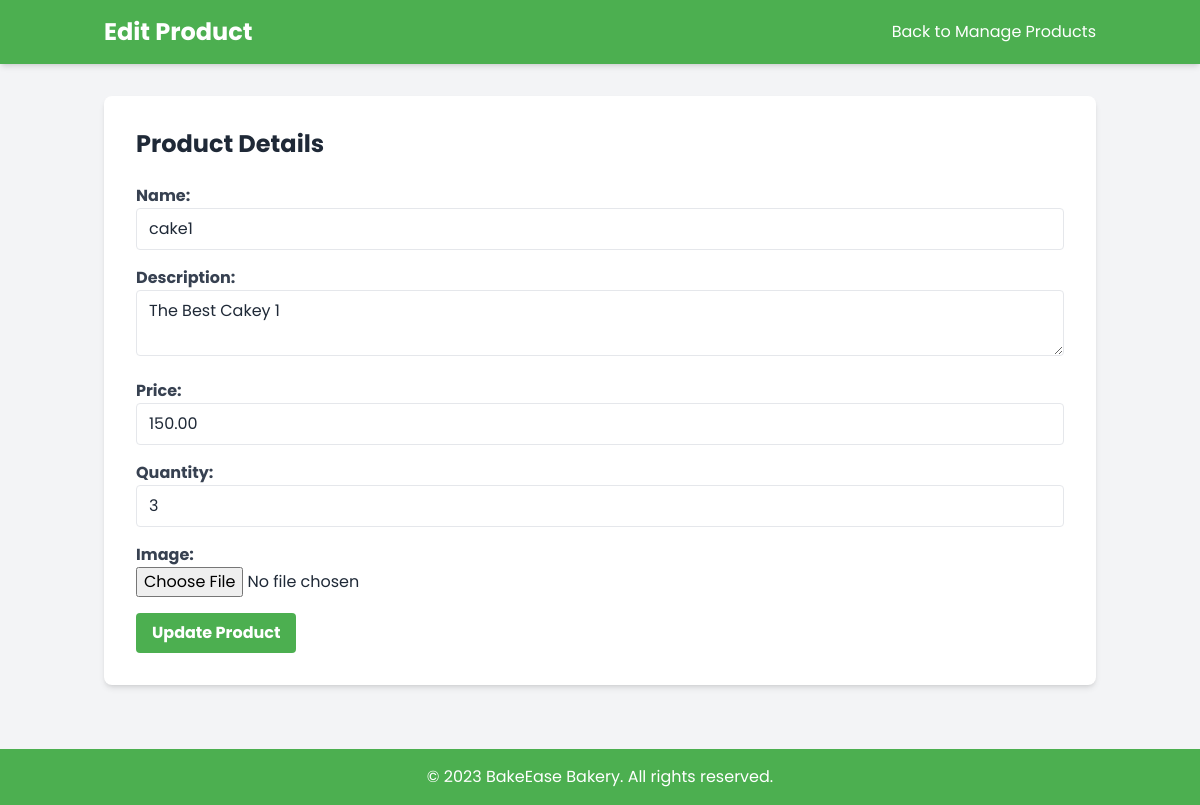
The page /views/admin/edit_product.php?id=150 (signed in) on the database its author committed.
### tables this page shows
CREATE TABLE `products` (
  `id` int(11) NOT NULL,
  `name` varchar(255) NOT NULL,
  `description` text NOT NULL,
  `price` decimal(10,2) NOT NULL,
  `image` varchar(255) NOT NULL,
  `category_id` int(11) DEFAULT NULL,
  `featured` tinyint(1) DEFAULT 0,
  `quantity` int(11) DEFAULT 0
);

### Classes/Database.php (called while the page is built, shortened)
<?php
class Database {
    private $servername = "localhost";
    private $username = "root";
    private $password = "";
    private $dbname = "bakery_oop";
    public function __construct() {
        $this->conn = new mysqli($this->servername, $this->username, $this->password, $this->dbname);
    }
}
?>

### Classes/AdminProduct.php (called while the page is built, shortened)
<?php
require_once "Database.php";
class AdminProduct extends Database {
    public function getProduct($productId) {
        $sql = "SELECT * FROM products WHERE id = ?";
        $stmt = $this->conn->prepare($sql);
        $stmt->bind_param("i", $productId);
        if ($stmt->execute()) {
            $result = $stmt->get_result();
            $product = $result->fetch_assoc();
            return $product;
        } else {
            $this->error = "Execute failed: (" . $stmt->errno . ") " . $stmt->error;
            $stmt->close();
            return null;
        }
    }
}
?>

### views/admin/edit_product.php (the view, shortened to what this page needs)
<?php
include '../../classes/AdminProduct.php';
$adminProduct = new AdminProduct();
if (isset($_GET['id'])) {
    $productId = $_GET['id'];
    $product = $adminProduct->getProduct($productId);
} else {
    header("Location: manage_products.php");
    exit();
}
?>
<!DOCTYPE html>
<html lang="en">
<head>
    <script src="https://cdn.tailwindcss.com"></script>
</head>
<body class="bg-gray-100 text-gray-800 font-sans">
    <header class="bg-primary text-white shadow-md py-4">
        <div class="container mx-auto px-4 flex justify-between items-center">
            <h1 class="text-2xl font-bold">Edit Product</h1>
            <a href="manage_products.php" class="text-white hover:text-accent">Back to Manage Products</a>
        </div>
    </header>
    <main class="container mx-auto px-4 py-8">
        <section class="edit-product bg-white p-8 rounded-lg shadow-md">
            <h2 class="text-2xl font-bold mb-6">Product Details</h2>
            <form method="post" action="../../actions/admin-product-actions.php" enctype="multipart/form-data" class="space-y-4">
                <div>
                    <label for="name" class="block text-gray-700 font-bold">Name:</label>
                    <input type="text" id="name" name="name" value="<?= $product['name'] ?>" required
                           class="w-full px-3 py-2 border rounded focus:outline-none focus:ring-2 focus:ring-primary"
                    >
                </div>
                <div>
                    <label for="description" class="block text-gray-700 font-bold">Description:</label>
                    <textarea id="description" name="description" required
                              class="w-full px-3 py-2 border rounded focus:outline-none focus:ring-2 focus:ring-primary"
                    ><?= $product['description'] ?></textarea>
                </div>
                <div>
                    <label for="price" class="block text-gray-700 font-bold">Price:</label>
                    <input type="number" id="price" name="price" step="0.01" value="<?= $product['price'] ?>" required
                           class="w-full px-3 py-2 border rounded focus:outline-none focus:ring-2 focus:ring-primary"
                    >
                </div>
                <div>
                    <label for="quantity" class="block text-gray-700 font-bold">Quantity:</label>
                    <input type="number" id="quantity" name="quantity" min="0" value="<?= $product['quantity'] ?>" required
                           class="w-full px-3 py-2 border rounded focus:outline-none focus:ring-2 focus:ring-primary"
                    >
                </div>
                <div>
                    <label for="image" class="block text-gray-700 font-bold">Image:</label>
                    <input type="file" id="image" name="image" accept="image/*" class="w-full">
                </div>
                <button type="submit" name="update_product"
                        class="bg-primary text-white font-bold py-2 px-4 rounded hover:bg-green-600 transition-colors"
                >
                    Update Product
                </button>
            </form>
        </section>
    </main>
    <footer class="bg-primary text-white py-4 mt-8">
        <div class="container mx-auto px-4 text-center">
            <p>© 2023 BakeEase Bakery. All rights reserved.</p>
        </div>
    </footer>
</body>
</html>

### rows shown on the page
products: name "cake1", description "The Best Cakey 1", price "150.00", quantity "3"
